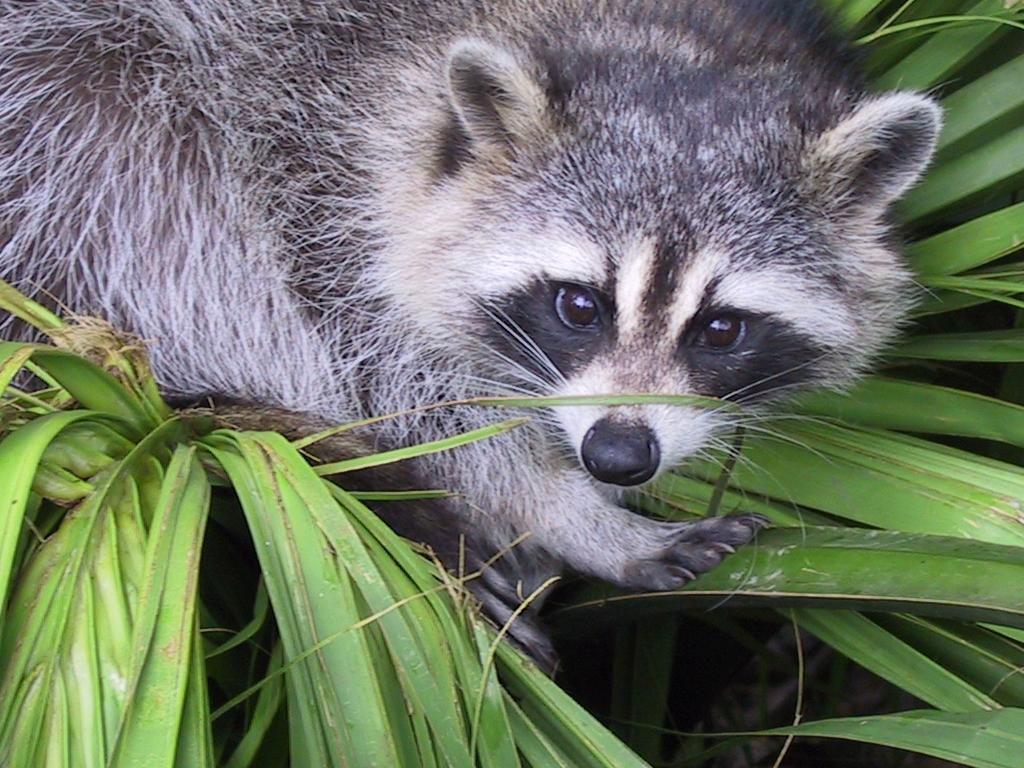
#> input picture day01/ex04/animal.jpeg, 1024 x 768 px
$ python rotate.py
#> lines starting #> are read from the running program, lines starting #| are printed output that depends on the picture; after the words box and inside, x2 and y2 are one past the last pixel; in counts of white or black regions, pixels touching at a corner belong together
#> in ft_load, img is the input picture: PIL image 1024x768 RGB; mean R, G, B 110.7, 117.7, 102.1
#| Image format: JPEG
#| The shape of image is: (768, 1024, 3)
#> (printed output is left out)
### day01/ex04/load_image.py
from PIL import Image
import numpy as np
from PIL import Image, ImageDraw, ImageFont
import cv2

def add_scales(width: float, height: float, img: Image.Image) -> Image.Image:
    draw = ImageDraw.Draw(img)
    font = ImageFont.load_default()

    for x in range(100, width - 100, 50):
        draw.text((x, height - 75), str(x - 100), fill="black", font=font)

    for y in range(100, height - 100, 50):
        draw.text((60, y), str(y -100), fill="black", font=font)
    return img


def ft_zoom(path: str) -> Image.Image:
#> called with path = 'animal.jpeg'
    img = Image.open(path)
    # make it black and white
    bw_cropped_img = img.convert('L')
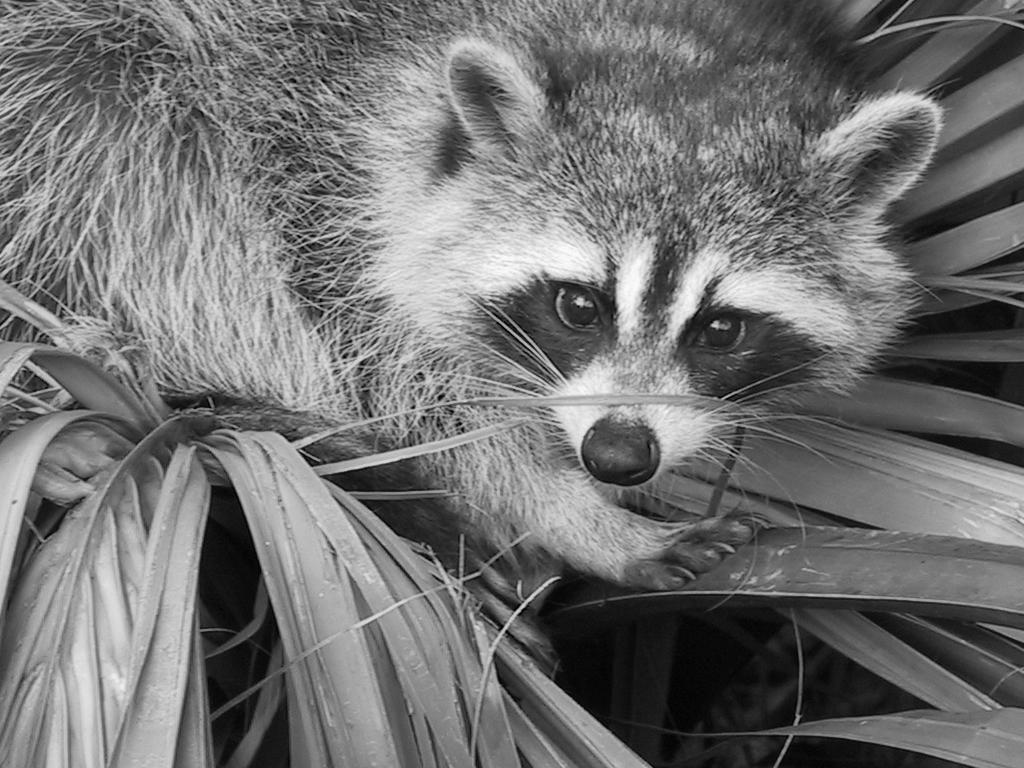
#> bw_cropped_img: PIL image 1024x768 L; min 0, max 253, mean 113.8

    width, height = img.size
#> width = 1024; height = 768
    crop_size = (400, 400)
    left = (width - crop_size[0]) / 2
#> left = 312
    top = (height - crop_size[1]) / 2
#> top = 184
    right = (width + crop_size[0]) / 2
#> right = 712
    bottom = (height + crop_size[1]) / 2
#> bottom = 584

    bw_cropped_img = bw_cropped_img.crop((left, top, right, bottom))
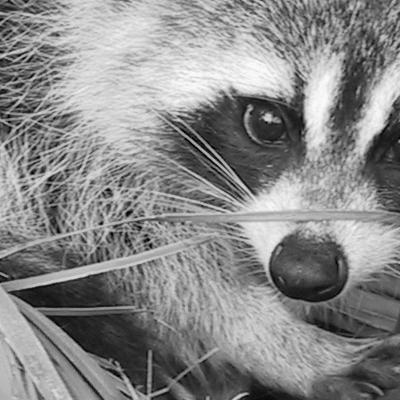
#> bw_cropped_img: PIL image 400x400 L; min 0, max 253, mean 136.9

    bw_cropped_cv = np.array(bw_cropped_img)
    contours, _ = cv2.findContours(bw_cropped_cv, cv2.RETR_EXTERNAL, cv2.CHAIN_APPROX_SIMPLE)
#> contours = [[[0, 0], [0, 399], [399, 399], [399, 0]]]
    cv2.drawContours(bw_cropped_cv, contours, -1, (0, 0, 0), 2)  # Contours color: white (255)
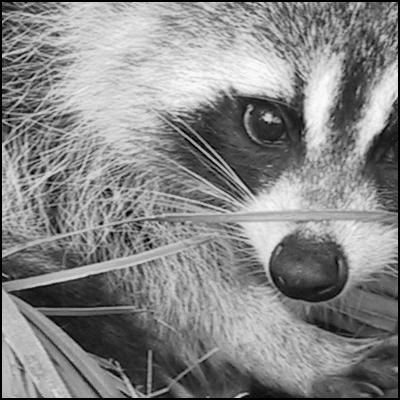
#> bw_cropped_cv: shape (400, 400); 1.99% of pixels changed, all inside (x1, y1, x2, y2) = (0, 0, 400, 400)

    # Convert OpenCV image back to PIL image for display
    contour_pil_image = Image.fromarray(bw_cropped_cv)

    tmp_array = np.array(bw_cropped_img)
    print(f"New shape after slicing: {tmp_array.shape}")
#| New shape after slicing: (400, 400)
    print(tmp_array)
#> (printed output is left out)

    # add scale labels
    width, height = contour_pil_image.size
#> width = 400; height = 400

    new_width = width + 200
#> new_width = 600
    new_height = height + 200
#> new_height = 600
    extended_img = Image.new("RGB", (new_width, new_height), color="white")
#> extended_img: PIL image 600x600 RGB; every value is 255
    extended_img.paste(contour_pil_image, (100, 100)) # Paste the original image at (100, 100)
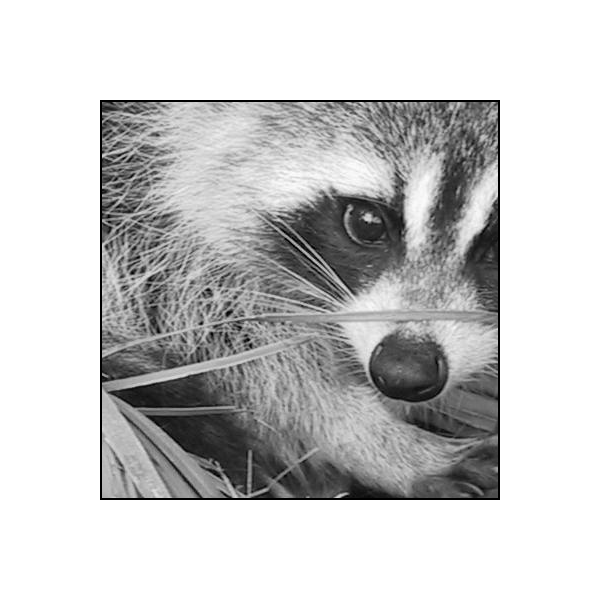
#> extended_img: PIL image 600x600 RGB; min 0, max 255, mean 201.5

    # Draw is for creating the drawing context
    draw = ImageDraw.Draw(extended_img)
    # [8 lines of commented-out code are left out]
    return extended_img

def ft_load(path: str) -> Image.Image:
    img = Image.open(path)
    print(f"Image format: {img.format}")
    img_array = np.array(img)
    print(f"The shape of image is: {img_array.shape}")
    print(img_array)
    return ft_zoom(path)

### day01/ex04/rotate.py
from load_image import ft_load, add_scales
from PIL import Image

def ft_rotate(img: Image.Image) -> Image.Image:
    width, height = img.size
#> width = 600; height = 600

    transposed_img = Image.new("RGB", (height, width))
#> transposed_img: PIL image 600x600 RGB; every value is 0
    for x in range(width):
        for y in range(height):
            pixel = img.getpixel((x, y))
            transposed_img.putpixel((y, x), pixel)
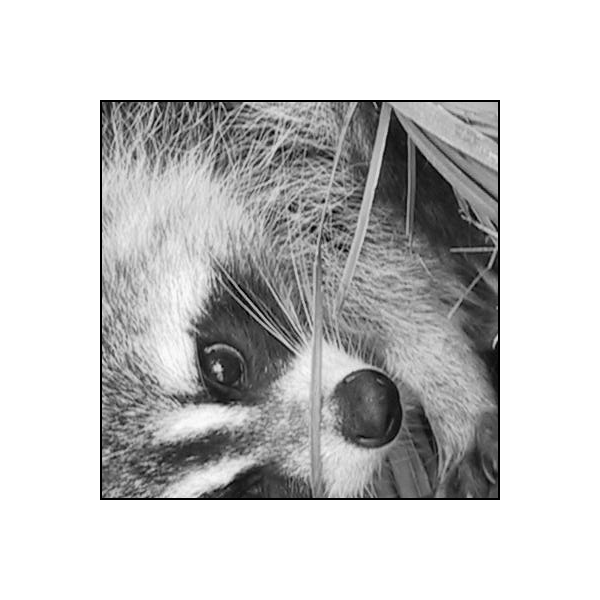
#> transposed_img: PIL image 600x600 RGB; min 0, max 255, mean 201.5
    transposed_img = add_scales(width, height, transposed_img)
    transposed_img.show()

def main():
    ft_rotate(ft_load("animal.jpeg"))

if __name__ == "__main__":
    main()
